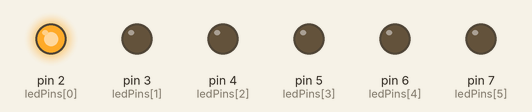
This sketch was run on a simulated Arduino Uno, built with avr-gcc and run on an emulated ATmega328P. Shown: output pins drawn as LEDs (lit = HIGH).

Above: at 0.1 s.
At 0.7 s:
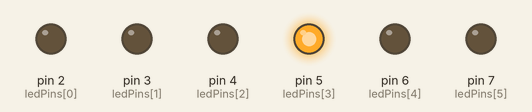
At 1.2 s:
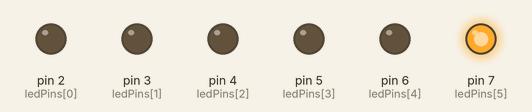
At 2.1 s:
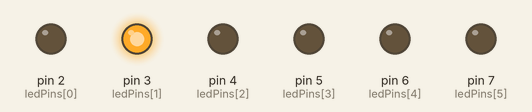
At 3.1 s:
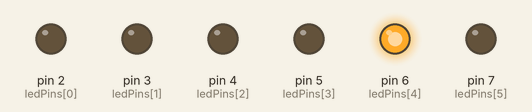
At 4.9 s:
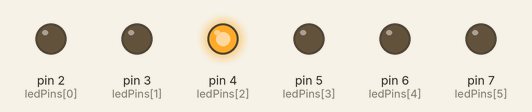
Timing chart, 0 to 5.2 s (numbered marks = the images above):
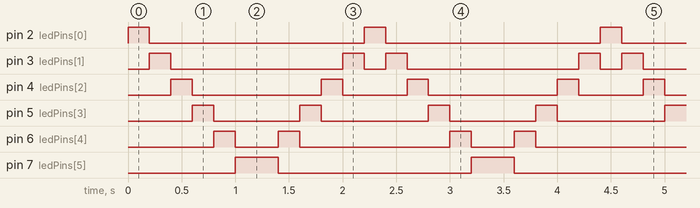

Measured:
- by itself, pin 2 (ledPins[0]): alternates HIGH for 0.20 s and LOW for 2.0 s
- by itself, pin 3 (ledPins[1]): repeats every 2.2 s: LOW 1.6 s, HIGH 0.20 s, LOW 0.20 s, HIGH 0.20 s
- by itself, pin 4 (ledPins[2]): repeats every 2.2 s: LOW 1.2 s, HIGH 0.20 s, LOW 0.60 s, HIGH 0.20 s
- by itself, pin 5 (ledPins[3]): repeats every 2.2 s: LOW 0.80 s, HIGH 0.20 s, LOW 1.0 s, HIGH 0.20 s
- by itself, pin 6 (ledPins[4]): repeats every 2.2 s: LOW 0.40 s, HIGH 0.20 s, LOW 1.4 s, HIGH 0.20 s
- by itself, pin 7 (ledPins[5]): alternates HIGH for 0.40 s and LOW for 1.8 s

The sketch:

sketch3.ino
```cpp
// dijital pinleri 3 şekilde tanımlayabiliyoruz
// #define relayPin D5
// pinMode(2, OUTPUT)
// const int relayPin = D5;

int ledPins[] = {2,3,4,5,6,7};
int i = 0, counter = 0;

void setup() {
  for(int i=0; i<6; i++){
    pinMode(ledPins[i], OUTPUT);
  }
}

void loop() {
  //const int ledPins[] = {2,3,4,5,6,7};

  while(i>=0){
    digitalWrite(ledPins[i], HIGH);
    delay(200);
    digitalWrite(ledPins[i], LOW);

    if(counter==0){
      i++;
      if(i>5){
        counter = 1;
        i--;
      }
    }
    else{
      i--;
      if(i<=0){
        counter = 0;
        i=0;
      }
    }
  }
}
```
